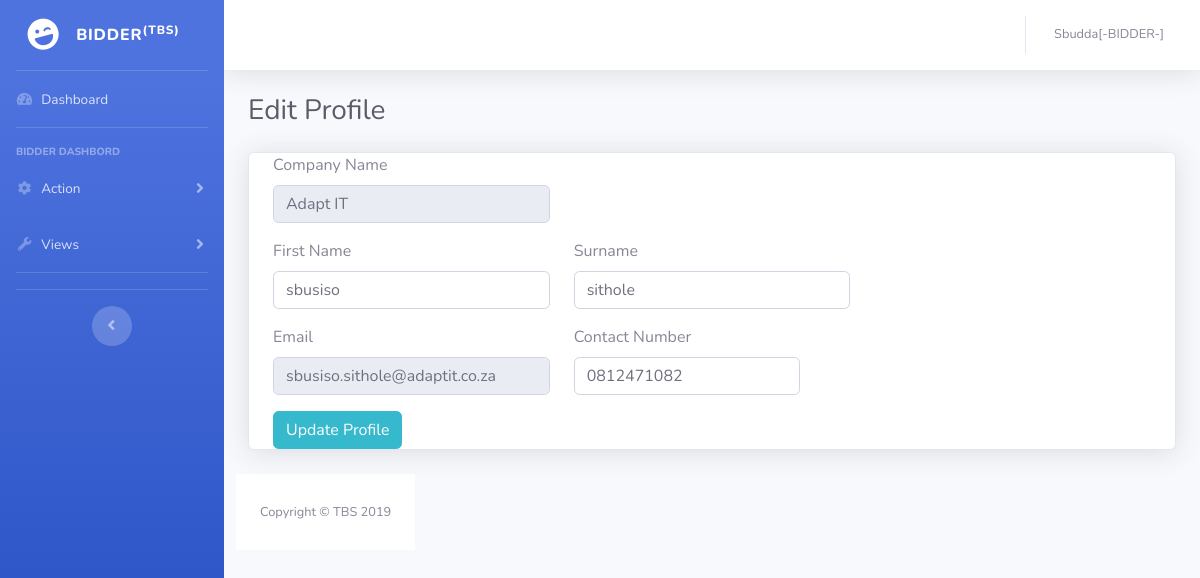
Page /profile.php (signed in) on the committed database.
### tables this page shows
CREATE TABLE `bidder` (
  `id` int(10) NOT NULL,
  `name` varchar(20) NOT NULL,
  `surname` varchar(20) NOT NULL,
  `id_num` bigint(13) NOT NULL,
  `gender` varchar(6) NOT NULL,
  `company` varchar(25) NOT NULL,
  `industry` varchar(30) NOT NULL,
  `email` varchar(30) NOT NULL,
  `contact_no` bigint(10) NOT NULL,
  `user_id` int(10) NOT NULL
);

### profile.php (the view, shortened to what this page needs)
<?php
include("connection.php");
$username = $_SESSION['username'];
?>
<!DOCTYPE html>
<html lang="en">
<head>
  <link href="vendor/fontawesome-free/css/all.min.css" rel="stylesheet" type="text/css">
  <link href="css/sb-admin-2.min.css" rel="stylesheet">
</head>
<body id="page-top">
  <div id="wrapper">
    <ul class="navbar-nav bg-gradient-primary sidebar sidebar-dark accordion" id="accordionSidebar">
      <a class="sidebar-brand d-flex align-items-center justify-content-center" href="bidder.php?id=<?php echo $username; ?>">
        <div class="sidebar-brand-icon rotate-n-15">
          <i class="fas fa-laugh-wink"></i>
        </div>
        <div class="sidebar-brand-text mx-3">BIDDER<sup>(TBS)</sup></div>
      </a>
      <hr class="sidebar-divider my-0">
      <li class="nav-item">
        <a class="nav-link" href="bidder.php">
          <i class="fas fa-fw fa-tachometer-alt"></i>
          <span>Dashboard</span></a>
      </li>
      <hr class="sidebar-divider">
      <div class="sidebar-heading">
       BIDDER DASHBORD
      </div>
      <li class="nav-item">
        <a class="nav-link collapsed" href="#" data-toggle="collapse" data-target="#collapseTwo" aria-expanded="true" aria-controls="collapseTwo">
          <i class="fas fa-fw fa-cog"></i>
          <span>Action</span>
        </a>
      </li>
      <li class="nav-item">
        <a class="nav-link collapsed" href="#" data-toggle="collapse" data-target="#collapseUtilities" aria-expanded="true" aria-controls="collapseUtilities">
          <i class="fas fa-fw fa-wrench"></i>
          <span>Views</span>
        </a>
      </li>
      <hr class="sidebar-divider">
      <hr class="sidebar-divider d-none d-md-block">
      <div class="text-center d-none d-md-inline">
        <button class="rounded-circle border-0" id="sidebarToggle"></button>
      </div>
    </ul>
    <div id="content-wrapper" class="d-flex flex-column">
      <div id="content">
        <nav class="navbar navbar-expand navbar-light bg-white topbar mb-4 static-top shadow">
          <ul class="navbar-nav ml-auto">
            <li class="nav-item dropdown no-arrow">
              <a class="nav-link dropdown-toggle" href="#" id="userDropdown" role="button" data-toggle="dropdown" aria-haspopup="true" aria-expanded="false">
                <span class="mr-2 d-none d-lg-inline text-gray-600 small"><?php echo $username."[-BIDDER-]";  ?></span>
              </a>
            </li>
          </ul>
        </nav>
        <div class="container-fluid">
           <div class="d-sm-flex align-items-center justify-content-between mb-4">
            <h1 class="h3 mb-0 text-gray-800">Edit Profile</h1>
          </div>
          <div class="row">
          <div class="col-lg-12">
<div class="card shadow mb-4">
  <?php
      $query = " SELECT b.name, b.surname, b.company, b.industry, b.email, b.contact_no FROM bidder b,users u WHERE b.user_id = u.id AND u.username = '$username'";
      $res = mysqli_query($con,$query);
      $row1 = mysqli_fetch_array($res);
  ?>
<div class="content">
    <div class="container-fluid">
        <div class="row">
            <div class="col-md-8">
                <div class="content">
                    <form method="post" action="" enctype="multipart/form-data" role="form">
                        <div class="row">
                            <div class="col-md-6">
                                <div class="form-group">
                                    <label>Company Name</label>
                                        <input type="text" class="form-control" disabled placeholder="Company Name" value="<?php echo $row1['company']?>">
                                </div>
                            </div>
                            <div class="col-md-3">
                            </div>
                            </div>
                            <div class="row">
                                <div class="col-md-6">
                                    <div class="form-group">
                                        <label>First Name</label>
                                            <input type="text" name="name" class="form-control" placeholder="First Name" value="<?php echo $row1['name'];?>">
                                    </div>
                                 </div>
                                <div class="col-md-6">
                                    <div class="form-group">
                                        <label>Surname</label>
                                            <input type="text" name="surname" class="form-control" placeholder="Surname" value="<?php echo $row1['surname'];?>">
                                    </div>
                                </div>
                            </div>
                                <div class="row">
                                    <div class="col-md-6">
                                        <div class="form-group">
                                             <label>Email</label>
                                                <input type="text" class="form-control" name="email" disabled placeholder="Email Address" value="<?php echo $row1['email'];?>">
                                        </div>
                                    </div>
                                 <div class="col-md-5">
                                    <div class="form-group">
                                        <label>Contact Number</label>
                                            <input type="number" class="form-control" name="contact_no" placeholder="ZIP Code" value="<?php echo"0". $row1['contact_no'];?>">
                                    </div>
                                 </div>
                                </div>
                                <button type="submit" name="save" class="btn btn-info btn-fill pull-right">Update Profile</button>
                     </form>
                 </div>
             </div>
        </div>
</div>
</div>
        </div>
      </div>
      <footer class="sticky-footer bg-white">
        <div class="container my-auto">
          <div class="copyright text-center my-auto">
            <span>Copyright &copy; TBS 2019</span>
          </div>
        </div>
      </footer>
    </div>
  </div>
</body>
</html>

### rows in the picture
bidder: company "Adapt IT", name "sbusiso", surname "sithole", email "sbusiso.sithole@adaptit.co.za", contact_no "0812471082"

### other values in the picture
$username "Sbudda"
